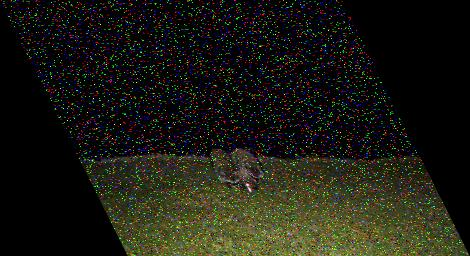
#> input picture test_image.jpg, 470 x 256 px
$ jupyter execute lab3_GMS.ipynb   (shell and % lines are left out)
#> lines starting #> are read from the running program, lines starting #| are printed output that depends on the picture
# Лабораторная работа 3. Цифровая обработка изображений.

В этой работе рассматриваются различные виды цифровой обработки изображений.

Цель лабораторной работы:
1. Метрики качества.
2. Фильтрация изображений
3. Линейная фильтрация изображений в пространственной области.
4. Линейная фильтрация изображений в частотной области

[cell 1]
import sys
#sys.path.append('../')
import matplotlib.pyplot as plt
import cv2 as cv
import numpy as np
#from utility import util

[cell 2]
# Изменим стандартный размер графиков matplotlib
plt.rcParams["figure.figsize"] = [9, 6]

## Метрики качества. Среднеквадратическая ошибка (MSE). Пиковое отношение сигнал/шум (PSNR). SSIM.

[cell 3]
def getPSNR(I1, I2):
    s1 = cv.absdiff(I1, I2)  #|I1 - I2| - модуль разницы двух изображений
    s1 = np.float32(s1)
    s1 = s1 * s1  # |I1 - I2|^2
    sse = s1.sum()  # сумма элементов в каждом канале
    if sse <= 1e-10:  # сумма каналов
        return 0
    else:
        shape = I1.shape
        p=1
        for i in shape:
          p *= i
        mse = 1.0 * sse /p
        psnr = 10.0 * np.log10((255 * 255) / mse)
        return psnr

[cell 4]
def getSSIM(i1, i2):
    C1 = 6.5025  # для 8-битного изоражения
    C2 = 58.5225  # для 8-битного изоражения
    # INITS
    I1 = np.float32(i1)
    I2 = np.float32(i2)
    I2_2 = I2 * I2  # I2^2
    I1_2 = I1 * I1  # I1^2
    I1_I2 = I1 * I2  # I1 * I2

    mu1 = cv.GaussianBlur(I1, (11, 11), 1.5)
    mu2 = cv.GaussianBlur(I2, (11, 11), 1.5)
    mu1_2 = mu1 * mu1
    mu2_2 = mu2 * mu2
    mu1_mu2 = mu1 * mu2
    sigma1_2 = cv.GaussianBlur(I1_2, (11, 11), 1.5)
    sigma1_2 -= mu1_2
    sigma2_2 = cv.GaussianBlur(I2_2, (11, 11), 1.5)
    sigma2_2 -= mu2_2
    sigma12 = cv.GaussianBlur(I1_I2, (11, 11), 1.5)
    sigma12 -= mu1_mu2
    t1 = 2 * mu1_mu2 + C1
    t2 = 2 * sigma12 + C2
    t3 = t1 * t2  # t3 = ((2*mu1_mu2 + C1).*(2*sigma12 + C2))
    t1 = mu1_2 + mu2_2 + C1
    t2 = sigma1_2 + sigma2_2 + C2
    t1 = t1 * t2  # t1 =((mu1_2 + mu2_2 + C1).*(sigma1_2 + sigma2_2 + C2))
    ssim_map = cv.divide(t3, t1)  # ssim_map =  t3./t1;
    ssim = cv.mean(ssim_map)  # mssim = average of ssim map
    ssim = ssim[:3]
    return ssim

## Загрузим изображение, подберем обратную матрицу для сдвига

[cell 5]
drunk_image = cv.imread('./test_image.jpg')
#> drunk_image is the input picture: shape (256, 470, 3); mean B, G, R 19.6, 28.2, 28.3
height, width = drunk_image.shape[:2]  # 256 x 470
#> height = 256; width = 470

[cell 6]
# Вычисляем коэффициент
original_width = 340
original_height = 256
k = (width - original_width) / original_height
#> k = 0.508

M_inv = np.float32([[1, -k, 0],
                    [0,  1, 0]])
#> M_inv = [[1, -0.508, 0], [0, 1, 0]]
straight = cv.warpAffine(drunk_image, M_inv, (original_width, original_height))
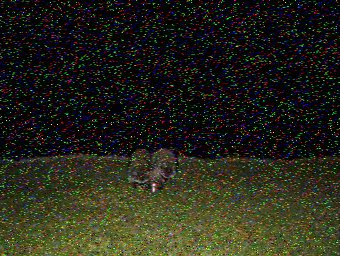
#> straight: shape (256, 340, 3); mean B, G, R 26.9, 38.8, 38.8

plt.imshow(straight)

## Медианная фильтрация

[cell 7]
image1 = cv.cvtColor(straight, cv.COLOR_BGR2RGB)

median_image1 = cv.medianBlur(image1, 3)
median_image2 = cv.medianBlur(image1, 5)
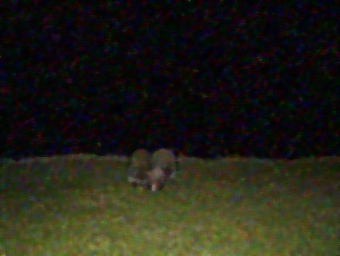
#> median_image2: shape (256, 340, 3); mean R, G, B 33, 32.5, 21.3

gs = plt.GridSpec(1, 3)
plt.figure(figsize=(12, 14))
plt.subplot(gs[0])
plt.imshow(image1, cmap='viridis')
plt.title('Исходное изображение')

plt.subplot(gs[1])
plt.imshow(median_image1, cmap='viridis')
psnr = getPSNR(image1, median_image1)
#> in getPSNR, `s1 = s1 * s1`:
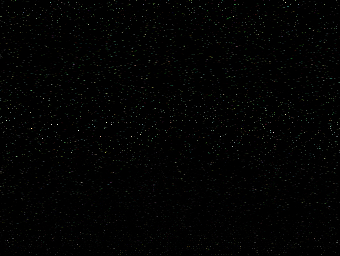
#> s1: shape (256, 340, 3) float32; mean R, G, B 456.5, 509.5, 433.3; drawn with min black and max white
#> in getPSNR, `sse = s1.sum()`: sse = 121866272
#> in getPSNR, `mse = 1.0 * sse /p`: mse = 466.7
#> in getPSNR, `psnr = 10.0 * np.log10((255 * 255) / mse)`: psnr = 21.44
#> psnr = 21.44
ssim = getSSIM(image1, median_image1)
#> in getSSIM, `I1_2 = I1 * I1`:
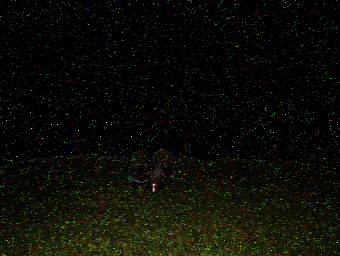
#> I1_2: shape (256, 340, 3) float32; mean R, G, B 2993.2, 3150.9, 1443.7; drawn with min black and max white
#> in getSSIM, `mu1_2 = mu1 * mu1`:
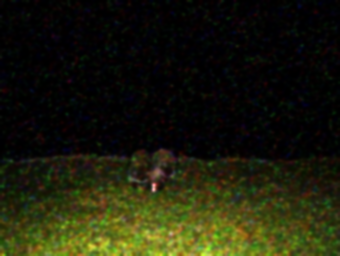
#> mu1_2: shape (256, 340, 3) float32; mean R, G, B 2465, 2587.1, 942.4; drawn with min black and max white
#> in getSSIM, `sigma12 -= mu1_mu2`:
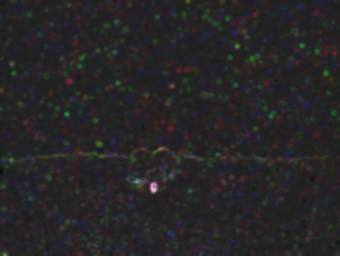
#> sigma12: shape (256, 340, 3) float32; mean R, G, B 97.5, 81.5, 96.9; drawn with min black and max white
#> in getSSIM, `ssim_map = cv.divide(t3, t1)`:
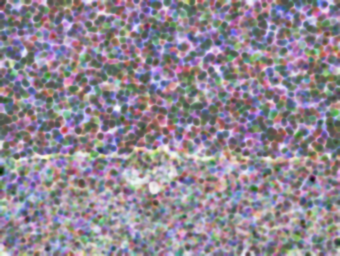
#> ssim_map: shape (256, 340, 3) float32; mean R, G, B 0.381, 0.327, 0.395; drawn with min black and max white
#> in getSSIM, `ssim = cv.mean(ssim_map)`: ssim = (0.381, 0.327, 0.395, 0)
#> in getSSIM, `ssim = ssim[:3]`: ssim = (0.381, 0.327, 0.395)
#> ssim = (0.381, 0.327, 0.395)
plt.title(f'Восстановленное изображение \n '
          f'медианным фильтром 3х3 \n'
          f'PSNR = {psnr:.3f} \n SSIM = {ssim[0]:.3f}')

plt.subplot(gs[2])
plt.imshow(median_image1, cmap='viridis')
psnr = getPSNR(image1, median_image2)
#> in getPSNR (call 2), `s1 = cv.absdiff(I1, I2)`:
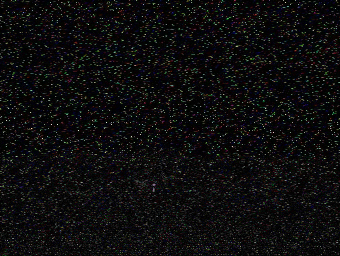
#> s1: shape (256, 340, 3); mean R, G, B 13.3, 12.8, 13.4
#> in getPSNR (call 2), `sse = s1.sum()`: sse = 143362112
#> in getPSNR (call 2), `mse = 1.0 * sse /p`: mse = 549
#> in getPSNR (call 2), `psnr = 10.0 * np.log10((255 * 255) / mse)`: psnr = 20.73
#> psnr = 20.73
ssim = getSSIM(image1, median_image2)
#> in getSSIM (call 2), `I1_I2 = I1 * I2`:
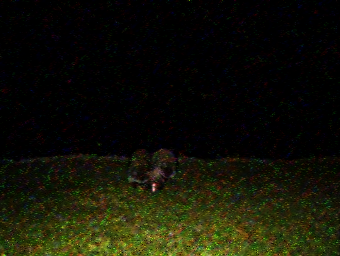
#> I1_I2: shape (256, 340, 3) float32; mean R, G, B 2322.6, 2413.9, 838.3; drawn with min black and max white
#> in getSSIM (call 2), `sigma12 -= mu1_mu2`:
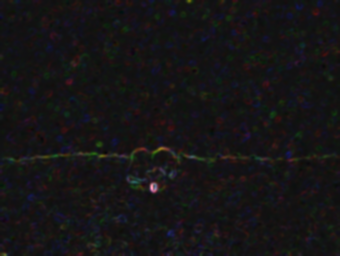
#> sigma12: shape (256, 340, 3) float32; mean R, G, B 37.6, 27.9, 36.9; drawn with min black and max white
#> in getSSIM (call 2), `ssim = cv.mean(ssim_map)`: ssim = (0.233, 0.207, 0.241, 0)
#> in getSSIM (call 2), `ssim = ssim[:3]`: ssim = (0.233, 0.207, 0.241)
#> ssim = (0.233, 0.207, 0.241)
plt.title(f'Восстановленное изображение \n '
          f'медианным фильтром 5х5 \n'
          f'PSNR = {psnr:.3f} \n SSIM = {ssim[0]:.3f}')

plt.show()

## Линейная фильтрация изображений в пространственной области. Гауссиан

[cell 8]
kernel55 = np.ones((5, 5), np.float32) / 25
kernel77 = np.ones((7, 7), np.float32) / 49

filtered_image1 = cv.filter2D(image1, -1, kernel55)
filtered_image2 = cv.filter2D(image1, -1, kernel77)
gaussian_image1 = cv.GaussianBlur(image1, (7, 7), 0)
gaussian_image2 = cv.GaussianBlur(image1, (15, 15), 0)

# вывод
gs = plt.GridSpec(2, 3)
plt.figure(figsize=(15, 12))

plt.subplot(gs[0, 0])
plt.xticks([]), plt.yticks([])
plt.title('Исходное изображение')
plt.imshow(image1, cmap='gray')

plt.subplot(gs[0, 1])
plt.xticks([]), plt.yticks([])
plt.title(f'Результат средней линейной \n фильрации с ядром 5х5 \n '
          f'PSNR = {getPSNR(image1, filtered_image1):.3f} \n '
          f'SSIM = {getSSIM(image1, filtered_image1)[0]:.3f}')
plt.imshow(filtered_image1, 'gray')

plt.subplot(gs[0, 2])
plt.xticks([]), plt.yticks([])
plt.title(f'Результат средней линейной \n фильрации с ядром 7х7 \n '
          f'PSNR = {getPSNR(image1, filtered_image2):.3f} \n '
          f'SSIM = {getSSIM(image1, filtered_image2)[0]:.3f}')
plt.imshow(filtered_image2, 'gray')

plt.subplot(gs[1, 1])
plt.xticks([]), plt.yticks([])
plt.title(f'Результат гауссовской  \n фильрации с ядром 7х7 \n '
          f'PSNR = {getPSNR(image1, gaussian_image1):.3f} \n '
          f'SSIM = {getSSIM(image1, gaussian_image1)[0]:.3f}')
plt.imshow(gaussian_image1, 'gray')

plt.subplot(gs[1, 2])
plt.xticks([]), plt.yticks([])
plt.title(f'Результат гауссовской  \n фильрации с ядром 15х15 \n '
          f'PSNR = {getPSNR(image1, gaussian_image2):.3f} \n '
          f'SSIM = {getSSIM(image1, gaussian_image2)[0]:.3f}')
plt.imshow(gaussian_image2, 'gray')

plt.show()

~~Всё ещё ноль догадок, что на изображении~~

Результат гауссовской фильрации с ядром 7х7 незначительно лучше медианного фильтра 3х3 по параметру PSNR, но медианный лучше сохранил границы изображения, если верить SSIM.

[cell 9]
ROI = (110, 140, 100, 70)  #(x0, y0, width, height)
cropped_image = median_image1[ROI[1]:ROI[1] + ROI[3], ROI[0]:ROI[0] + ROI[2]]
plt.imshow(cropped_image)

## Повышение резкости изображения

Попробудемп повысить резкость изображения, отфильрованное мадианным фильтром и гауссианом. Для этого вернем их со следующими ядрами (у них нет специальных названий, поэтому просто пронумеруем их):

Ядро 1:
$
 \begin{pmatrix}
  -1 & -1 & -1 \\
  -1 & 9 & -1 \\
  -1 & -1 & -1
 \end{pmatrix}
$

Ядро 2:
$
 \begin{pmatrix}
  -0.25 & -0.25 & -0.25 \\
  -0.25 & 3 & -0.25 \\
  -0.25 & -0.25 & -0.25
 \end{pmatrix}
$

Ядро 3:
$
 \begin{pmatrix}
  0 & -0.25 & 0 \\
  -0.25 & 2 & -0.25 \\
  0 & -0.25 & 0
 \end{pmatrix}
$

[cell 10]
kernel1 = np.asarray([[-1, -1, -1], [-1, 9, -1], [-1, -1, -1]])
kernel2 = np.asarray([[-0.25, -0.25, -0.25], [-0.25, 3, -0.25], [-0.25, -0.25, -0.25]])
kernel3 = np.asarray([[0, -0.25, 0], [-0.25, 2, -0.25], [0, -0.25, 0]])

image1_median = cv.medianBlur(cropped_image, 3)

filtered_image1 = cv.filter2D(image1_median, -1, kernel1)
filtered_image2 = cv.filter2D(image1_median, -1, kernel2)
filtered_image3 = cv.filter2D(image1_median, -1, kernel3)

# вывод
plt.figure(figsize=(15, 17))
plt.subplot(331)
plt.xticks([]), plt.yticks([])
plt.title('Изображение отфильтрованное \n медианным фильтром \n')
plt.imshow(image1_median, cmap='gray')

plt.subplot(332)
plt.xticks([]), plt.yticks([])
plt.title(f'Свертка изображения с ядром 2 \n'
          f'PSNR = {getPSNR(cropped_image, filtered_image2):.3f} \n '
          f'SSIM = {getSSIM(cropped_image, filtered_image2)[0]:.3f}')
plt.imshow(filtered_image2, 'gray')

plt.subplot(333)
plt.xticks([]), plt.yticks([])
plt.title(f'Свертка изображения с ядром 3 \n'
          f'PSNR = {getPSNR(cropped_image, filtered_image3):.3f} \n '
          f'SSIM = {getSSIM(cropped_image, filtered_image3)[0]:.3f}')
plt.imshow(filtered_image3, 'gray')

plt.show()

[cell 11]
ROI = (110, 140, 100, 70)  #(x0, y0, width, height)
cropped_image2 = gaussian_image1[ROI[1]:ROI[1] + ROI[3], ROI[0]:ROI[0] + ROI[2]]

filtered_image1 = cv.filter2D(cropped_image2, -1, kernel1)
filtered_image2 = cv.filter2D(cropped_image2, -1, kernel2)
filtered_image3 = cv.filter2D(cropped_image2, -1, kernel3)

# вывод
plt.figure(figsize=(15, 17))
plt.subplot(331)
plt.xticks([]), plt.yticks([])
plt.title('Изображение отфильтрованное \n Гауссианом \n')
plt.imshow(cropped_image2, cmap='gray')

plt.subplot(332)
plt.xticks([]), plt.yticks([])
plt.title(f'Свертка изображения с ядром 1 \n'
          f'PSNR = {getPSNR(cropped_image2, filtered_image1):.3f} \n '
          f'SSIM = {getSSIM(cropped_image2, filtered_image1)[0]:.3f}')
plt.imshow(filtered_image1, 'gray')

plt.subplot(333)
plt.xticks([]), plt.yticks([])
plt.title(f'Свертка изображения с ядром 3 \n'
          f'PSNR = {getPSNR(cropped_image2, filtered_image3):.3f} \n '
          f'SSIM = {getSSIM(cropped_image2, filtered_image3)[0]:.3f}')
plt.imshow(filtered_image3, 'gray')

plt.show()

PSNR почти 45 и SSIM близко к 1. Делаем вывод, что картинка практически не изменилась, несмотря на все старания.

## Линейная фильтрация изображений в частотной области.
Лучше не стало, но все равно интересно.

[cell 12]
gray_img = cv.cvtColor(cropped_image2, cv.COLOR_BGR2GRAY)
r = 2
rows, cols = gray_img.shape
#> rows = 70; cols = 100
crow, ccol = np.uint32((rows / 2, cols / 2))
#> crow = 35; ccol = 50
# create a mask first, center square is 1, remaining all zeros
mask = np.ones((rows, cols, 2), np.uint8)
mask[crow - r:crow + r, ccol - r:ccol + r] = 0

# вычисляем фурье-образ
dft = cv.dft(np.float32(gray_img), flags=cv.DFT_COMPLEX_OUTPUT)
dft_shift = np.fft.fftshift(dft)

# применяем маску и делаем обратное преобразование Фурье
dft_shift_masked = dft_shift * mask
f_ishift = np.fft.ifftshift(dft_shift_masked)
img_back = cv.idft(f_ishift)
img_back = cv.magnitude(img_back[..., 0], img_back[..., 1])

magnitude_dft_shift = 20 * np.log(
    cv.magnitude(dft_shift[..., 0], dft_shift[..., 1]))
magnitude_dft_shift_masked = 20 * np.log(
    cv.magnitude(dft_shift_masked[..., 0], dft_shift_masked[..., 1]))

# вывод
plt.figure(figsize=(10, 10))
plt.subplot(221), plt.imshow(gray_img, cmap='gray')
plt.title('Исходное изображение'), plt.xticks([]), plt.yticks([])
plt.subplot(222), plt.imshow(magnitude_dft_shift, cmap='gray')
plt.title('Амплитудный спектр'), plt.xticks([]), plt.yticks([])
plt.subplot(223), plt.imshow(img_back, cmap='gray')
plt.title('Восстановленное изображение'), plt.xticks([]), plt.yticks([])
plt.subplot(224), plt.imshow(magnitude_dft_shift_masked, cmap='gray')
plt.title('Обрезанный спектр'), plt.xticks([]), plt.yticks([])
plt.show()
